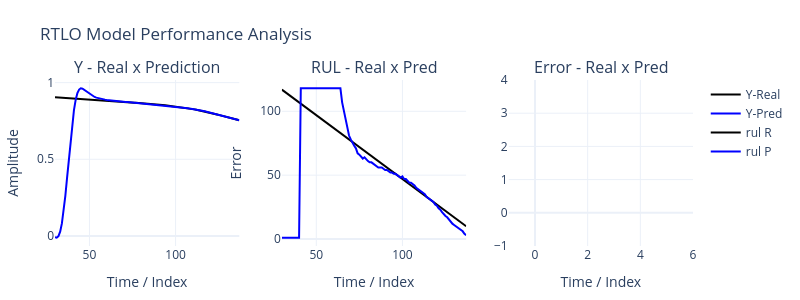

Notebook code cell kept with this figure:
### Code cell
nI,nR,nO,N1,N2,N3,τ= params
X,Y = PrepareDataAhead(sig,n=nI,m=nO)
X,Y = X[:-1],Y[:-1]
rnn = RTLO(nI,nR,nO,[N1,N2,N3],τ)
rnn.ref = len(sig)-nI
for i in range(len(X[:])):
    rnn.PredRul(x=X[i],store=True,maxRul=len(sig)-nI,lim=0.75)
    #rnn.PredRulIntr2(x=X[i],maxRul=len(sig)-nI,store=True,show=False)
    rnn.fit(X[i],Y[i],store=True,show=False)
#print(.wR[0])
print(rnn.εM,rnn.εR)  
PlotPredErrorPLY(rnn)
